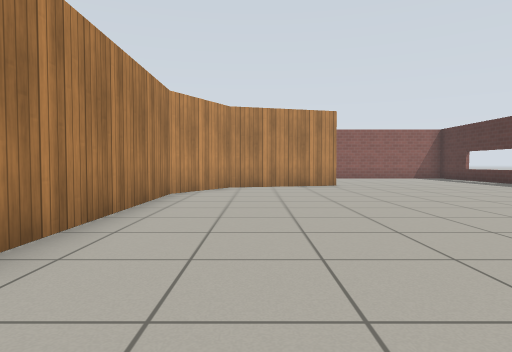
[1] (above)

23 first-person views from a walk through a world built for the Gazebo simulator. The camera is 0.72 m above the floor, tilts 2° down and sees 75° across. The floor is counted in squares, 1 m on a side. Each view is taken from the middle of a square. On the plan, view 1 faces up. The plan holds only what a view shows up to about 10 squares ahead; the rest is blank. Gazebo's built-in surfaces are drawn with simple patterns.

[2]
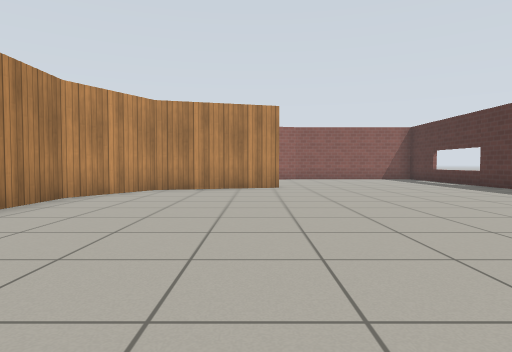

[3]
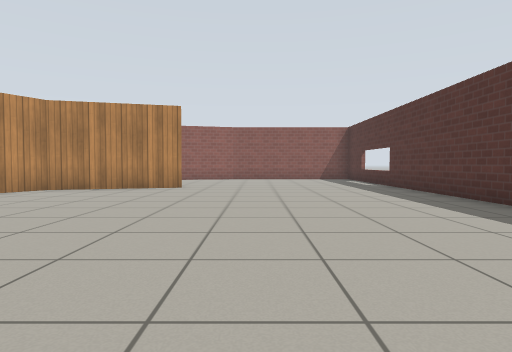

[4]
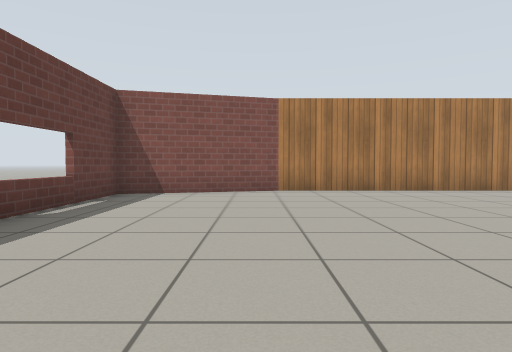

[5]
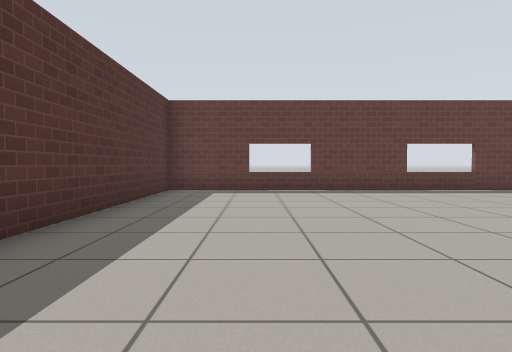

[6]
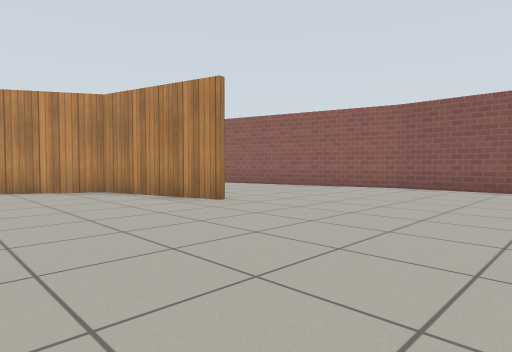

[7]
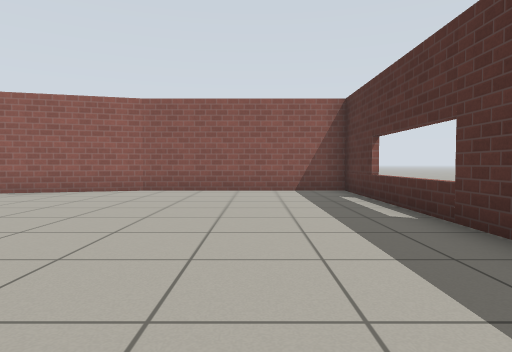

[8]
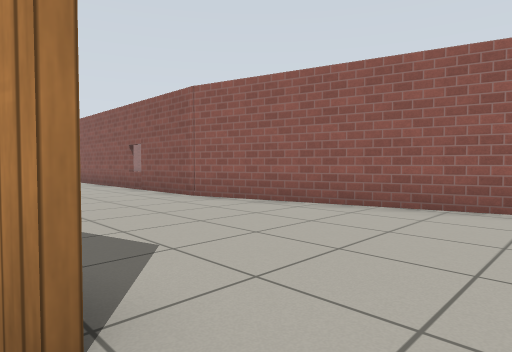

[9]
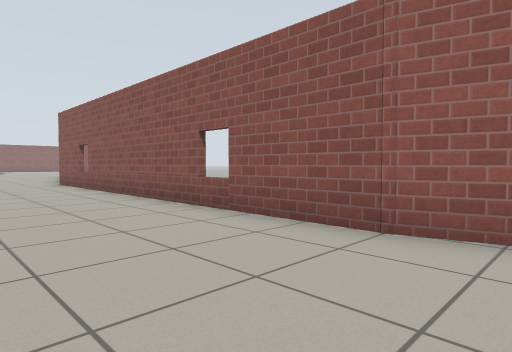

[10]
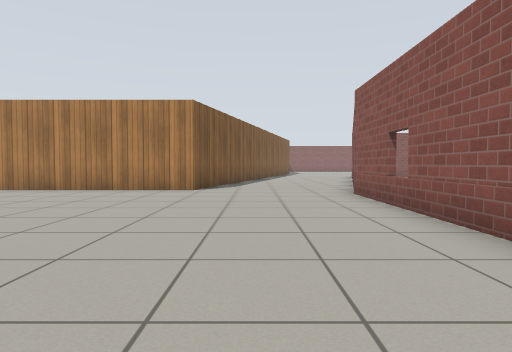

[11]
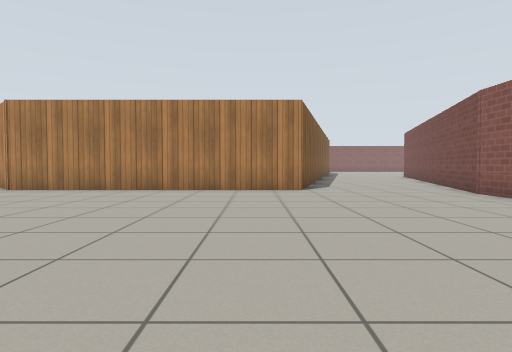

[12]
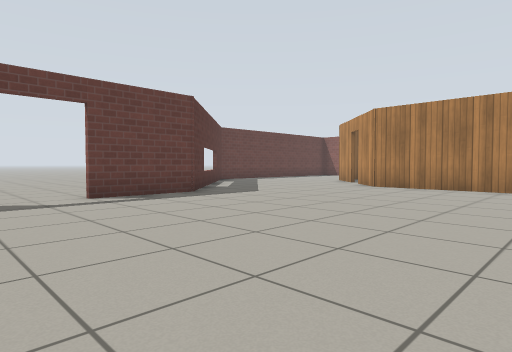

[13]
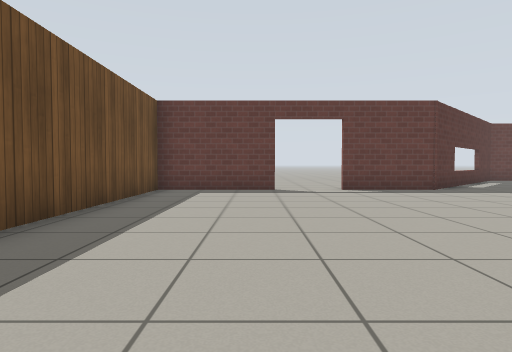

[14]
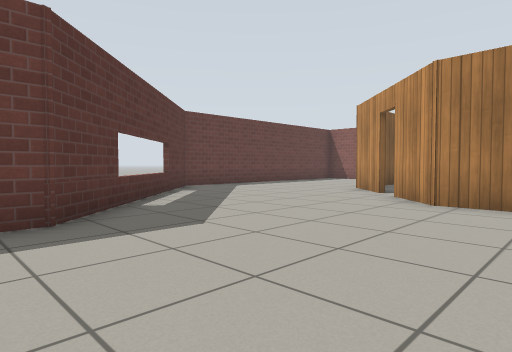

[15]
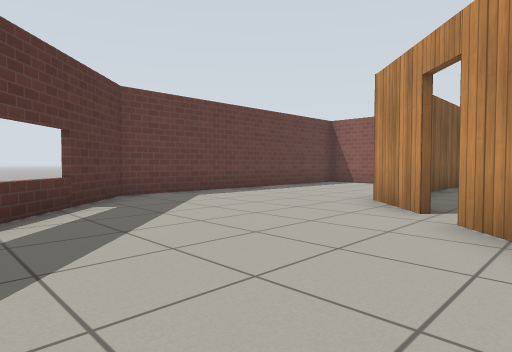

[16]
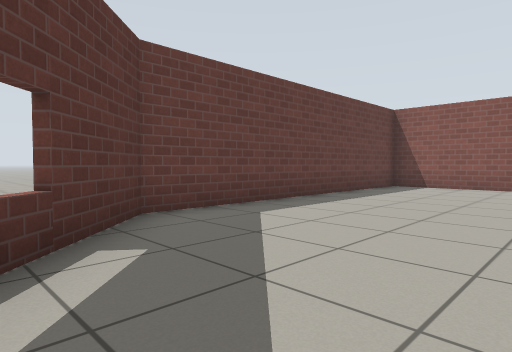

[17]
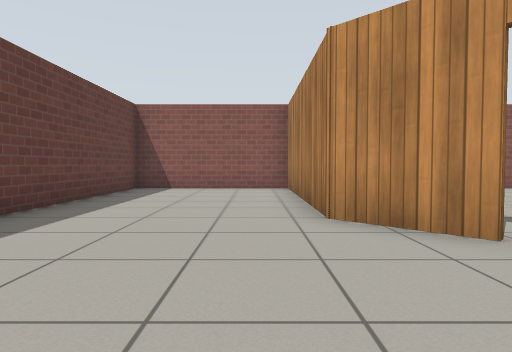

[18]
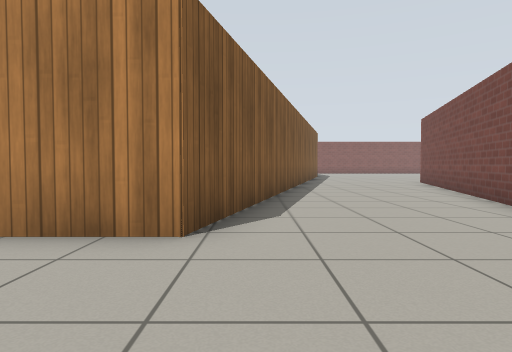

[19]
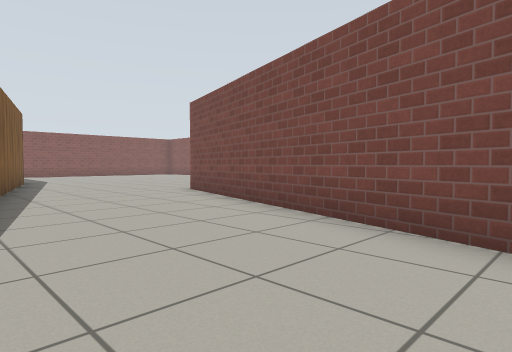

[20]
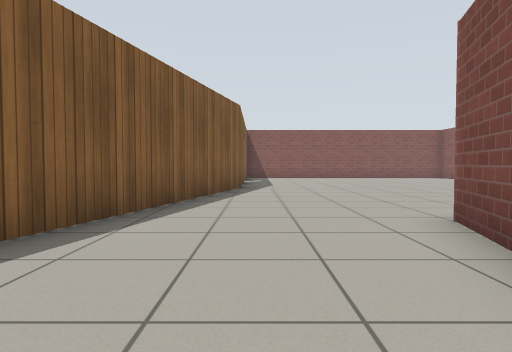

[21]
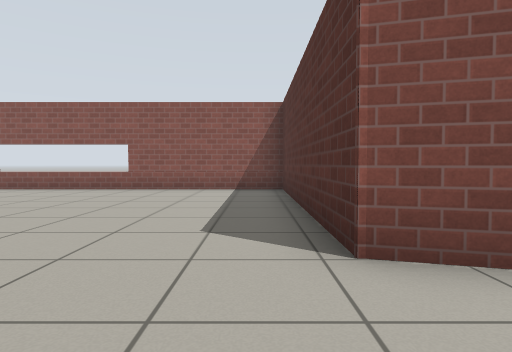

[22]
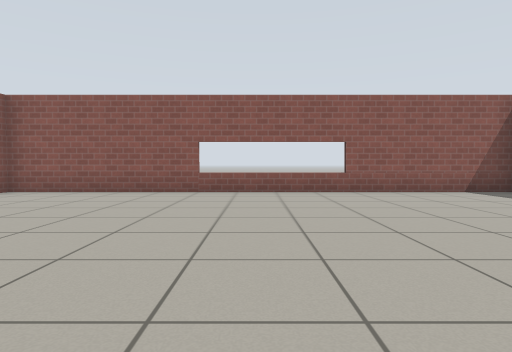

[23]
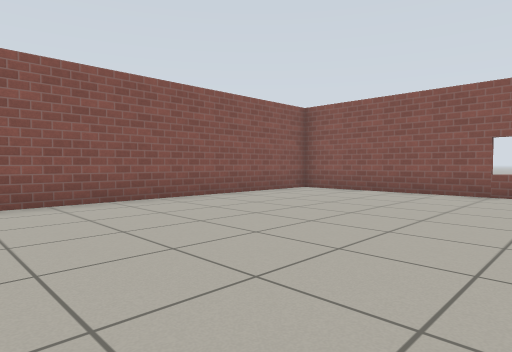

### Floor plan
Points are (right, up) in squares from view 1. A wall is a line through its corners. A room is listed if a view was taken in it or the views show most of it. See-through windows are left out.
Room 1 (views 1, 2, 3, 4, 5, 6, 7, 8, 9, 10, 11, 12, 13, 14, 15, 16, 17, 18, 19, 20)
walls: (-5.6, 0.6) (-2.1, 0.6) (-1, -3.3) (9.4, -3.3) (9.4, 2.9); (-2.2, 0.6) (-2.2, 6.5); (-2.4, 15.4) (-14.3, 15.4); (2.8, 11.3) (-0.8, 10.3) (-2.1, 8.1) (-2.1, 0.5); (-13.9, 15.4) (-25.2, 18.5); (-17, 1.4) (-18.4, 0) (-24, 0) (-24, -4.6) (-15.2, -4.6) (-10, 0.6) (-7.4, 0.6); (4, 17.1) (-2.6, 15.4); (9.4, 6.8) (9.4, 17.1) (3.9, 17.1); (-22, 13.1) (-15.3, 11.3) (-15.3, 3.1) (-16.5, 1.9); (-25.6, 14) (-24, 13.6)
ways out: opening at (-26, 16) to room 2; open door at (-6.5, 0.5)
Room 2 (views 21, 22, 23)
walls: (-31, 15.5) (-25.6, 14); (-25.2, 18.5) (-25.2, 25.6) (-38.4, 25.6) (-38.4, 17.8)
ways out: opening at (-26, 16) to room 1

Where each view was taken, in squares from view 1:
view 1: 0 up, 0 right, facing up
view 2: 1 up, 2 right, facing up
view 3: 1 up, 5 right, facing up
view 4: 0 up, 7 right, facing left
view 5: 6 up, 7 right, facing down
view 6: 7 up, 8 right, facing up-left
view 7: 8 up, 7 right, facing up
view 8: 11 up, 4 right, facing up-left
view 9: 12 up, 1 left, facing up-left
view 10: 13 up, 6 left, facing left
view 11: 10 up, 6 left, facing left
view 12: 8 up, 5 left, facing down-left
view 13: 10 up, 5 left, facing down
view 14: 5 up, 9 left, facing down-left
view 15: 3 up, 12 left, facing down-left
view 16: 0 up, 13 left, facing down-left
view 17: 1 down, 14 left, facing left
view 18: 12 up, 12 left, facing left
view 19: 13 up, 17 left, facing up-left
view 20: 16 up, 21 left, facing left
view 21: 16 up, 26 left, facing up
view 22: 17 up, 32 left, facing up
view 23: 17 up, 32 left, facing up-left
